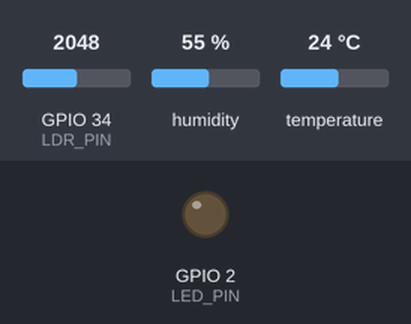
A sketch run on a simulated ESP32. Shown: output pins drawn as LEDs (lit = HIGH). The test bench sets the inputs (shaded band); at power-on: GPIO 34 (LDR_PIN) = 2048, humidity 55 %, temperature 24 °C (analog values on the 0–4095 scale). WiFi joins after 1.5 s; servers stay silent unless stated; the local clock reads 2024-03-15 10:24:30 at power-on unless the sketch sets it; no MQTT or app messages arrive unless stated; what the sketch prints to the serial monitor is not drawn.

Above: at 2.9 s.
3.0 s: GPIO 34 (LDR_PIN) set to 446
10.5 s: GPIO 34 (LDR_PIN) set to 389
Timing chart, 0 to 22.6 s (numbered marks = the images above; inputs shaded):
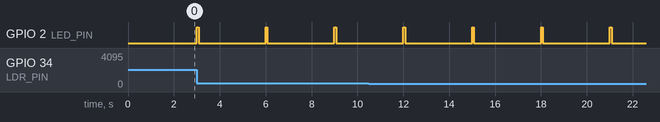

The sketch:

esp32_sensor.ino
```cpp
/*
 * ============================================================================
 *  BÀI THỰC HÀNH SỐ 2 - IoT và Ứng dụng (INT14149)
 *  Firmware: ESP32 đọc cảm biến DHT22 + LDR và publish MQTT
 *  Author:  AnhAnh
 *  Date:    2026-10-11
 *
 *  Chức năng:
 *   - Kết nối WiFi
 *   - Đọc DHT22 (nhiệt độ, độ ẩm) và LDR (ánh sáng, ADC)
 *   - Publish JSON lên MQTT broker theo topic: iot/<device_id>/telemetry
 *   - LWT (Last Will & Testament) để báo trạng thái offline
 *   - Tự reconnect WiFi/MQTT khi mất kết nối
 *   - QoS 1 để đảm bảo at-least-once delivery
 *
 *  Thư viện cần cài qua Arduino Library Manager:
 *   - PubSubClient (Nick O'Leary)
 *   - DHT sensor library (Adafruit)
 *   - Adafruit Unified Sensor
 *   - ArduinoJson (Benoit Blanchon) - v6.x
 * ============================================================================
 */

#include <WiFi.h>
#include <PubSubClient.h>
#include <DHT.h>
#include <ArduinoJson.h>
#include <time.h>

// ============================= CẤU HÌNH ====================================
// WiFi
const char* WIFI_SSID     = "YOUR_WIFI_SSID";
const char* WIFI_PASSWORD = "YOUR_WIFI_PASSWORD";

// MQTT Broker (đổi thành IP máy chạy Mosquitto)
const char* MQTT_HOST     = "192.168.1.100";
const uint16_t MQTT_PORT  = 1883;
const char* MQTT_USER     = "";          // để trống nếu broker không yêu cầu auth
const char* MQTT_PASSWORD = "";

// Device identity
const char* DEVICE_ID     = "esp32-01";
const char* LOCATION      = "lab-ptit";

// Topics
String TELEMETRY_TOPIC;    // iot/<device_id>/telemetry
String STATUS_TOPIC;       // iot/<device_id>/status
String CONFIG_TOPIC;       // iot/<device_id>/config (subscribe)

// NTP (lấy thời gian thực để gắn timestamp ISO-8601)
const char* NTP_SERVER    = "pool.ntp.org";
const long  GMT_OFFSET_SEC = 7 * 3600;   // GMT+7 Việt Nam
const int   DST_OFFSET_SEC = 0;

// Chu kỳ sampling (ms)
uint32_t PUBLISH_INTERVAL_MS = 3000;

// Chân cảm biến
#define DHT_PIN   4
#define DHT_TYPE  DHT22
#define LDR_PIN   34   // ADC1_CH6
#define LED_PIN   2    // LED on-board, báo trạng thái

// ============================= GLOBAL =====================================
WiFiClient   wifiClient;
PubSubClient mqtt(wifiClient);
DHT dht(DHT_PIN, DHT_TYPE);

uint32_t lastPublish = 0;
uint32_t messageSeq  = 0;

// ============================= HÀM TRỢ GIÚP ===============================
String isoTimestamp() {
  struct tm timeinfo;
  if (!getLocalTime(&timeinfo)) {
    return String("1970-01-01T00:00:00Z");
  }
  char buf[32];
  strftime(buf, sizeof(buf), "%Y-%m-%dT%H:%M:%S+07:00", &timeinfo);
  return String(buf);
}

void connectWiFi() {
  Serial.printf("[WiFi] Kết nối tới %s", WIFI_SSID);
  WiFi.mode(WIFI_STA);
  WiFi.begin(WIFI_SSID, WIFI_PASSWORD);
  uint32_t t0 = millis();
  while (WiFi.status() != WL_CONNECTED && millis() - t0 < 20000) {
    delay(500);
    Serial.print(".");
  }
  if (WiFi.status() == WL_CONNECTED) {
    Serial.printf("\n[WiFi] OK, IP=%s, RSSI=%d dBm\n",
                  WiFi.localIP().toString().c_str(), WiFi.RSSI());
  } else {
    Serial.println("\n[WiFi] FAILED, sẽ thử lại sau");
  }
}

void mqttCallback(char* topic, byte* payload, unsigned int length) {
  // Nhận lệnh cấu hình từ server (ví dụ: đổi chu kỳ publish)
  StaticJsonDocument<128> doc;
  DeserializationError err = deserializeJson(doc, payload, length);
  if (err) {
    Serial.printf("[MQTT] JSON parse error: %s\n", err.c_str());
    return;
  }
  if (doc.containsKey("interval_ms")) {
    uint32_t v = doc["interval_ms"].as<uint32_t>();
    if (v >= 500 && v <= 60000) {
      PUBLISH_INTERVAL_MS = v;
      Serial.printf("[MQTT] Cập nhật PUBLISH_INTERVAL_MS = %u\n", v);
    }
  }
}

void connectMQTT() {
  mqtt.setServer(MQTT_HOST, MQTT_PORT);
  mqtt.setCallback(mqttCallback);
  mqtt.setBufferSize(512);
  mqtt.setKeepAlive(30);

  while (!mqtt.connected()) {
    Serial.printf("[MQTT] Kết nối broker %s:%u ... ", MQTT_HOST, MQTT_PORT);
    String clientId = String(DEVICE_ID) + "-" + String((uint32_t)ESP.getEfuseMac(), HEX);

    // LWT: nếu mất kết nối bất ngờ, broker tự publish "offline"
    bool ok = mqtt.connect(
      clientId.c_str(),
      (strlen(MQTT_USER) ? MQTT_USER : nullptr),
      (strlen(MQTT_PASSWORD) ? MQTT_PASSWORD : nullptr),
      STATUS_TOPIC.c_str(), 1, true, "{\"status\":\"offline\"}"
    );

    if (ok) {
      Serial.println("OK");
      // Báo online (retained) để dashboard biết thiết bị đang hoạt động
      mqtt.publish(STATUS_TOPIC.c_str(), "{\"status\":\"online\"}", true);
      mqtt.subscribe(CONFIG_TOPIC.c_str(), 1);
      Serial.printf("[MQTT] Subscribed: %s\n", CONFIG_TOPIC.c_str());
    } else {
      Serial.printf("FAIL rc=%d, thử lại sau 3s\n", mqtt.state());
      delay(3000);
    }
  }
}

// Đọc LDR và quy đổi sang lux xấp xỉ (chỉ có tính minh họa)
float readLightLux() {
  const int N = 10;
  uint32_t sum = 0;
  for (int i = 0; i < N; i++) {
    sum += analogRead(LDR_PIN);
    delay(2);
  }
  float adc = sum / (float)N;             // 0..4095
  // Mapping tuyến tính đơn giản: ADC 0 -> tối (0 lux), 4095 -> rất sáng (1000 lux)
  float lux = (adc / 4095.0f) * 1000.0f;
  return lux;
}

bool publishTelemetry() {
  float t = dht.readTemperature();
  float h = dht.readHumidity();
  float lux = readLightLux();

  // Validate: DHT22 fail -> NaN
  bool tOk = !isnan(t) && t > -40 && t < 85;
  bool hOk = !isnan(h) && h >= 0 && h <= 100;

  StaticJsonDocument<384> doc;
  doc["device_id"]  = DEVICE_ID;
  doc["location"]   = LOCATION;
  doc["timestamp"]  = isoTimestamp();
  doc["seq"]        = ++messageSeq;
  doc["uptime_s"]   = millis() / 1000;
  doc["rssi"]       = WiFi.RSSI();

  JsonObject data = doc.createNestedObject("data");
  if (tOk)  data["temperature"] = round(t * 100) / 100.0;
  else      data["temperature"] = nullptr;
  if (hOk)  data["humidity"]    = round(h * 100) / 100.0;
  else      data["humidity"]    = nullptr;
  data["light"] = round(lux * 10) / 10.0;

  doc["unit_temperature"] = "C";
  doc["unit_humidity"]    = "%";
  doc["unit_light"]       = "lux";

  char buf[384];
  size_t n = serializeJson(doc, buf, sizeof(buf));
  bool ok = mqtt.publish(TELEMETRY_TOPIC.c_str(), (const uint8_t*)buf, n, false);

  Serial.printf("[PUB %s] seq=%u t=%.2f h=%.2f lux=%.1f -> %s\n",
                ok ? "OK" : "FAIL", messageSeq, t, h, lux, buf);
  return ok;
}

// ============================= SETUP / LOOP ===============================
void setup() {
  Serial.begin(115200);
  delay(200);
  pinMode(LED_PIN, OUTPUT);
  dht.begin();
  analogReadResolution(12);

  TELEMETRY_TOPIC = String("iot/") + DEVICE_ID + "/telemetry";
  STATUS_TOPIC    = String("iot/") + DEVICE_ID + "/status";
  CONFIG_TOPIC    = String("iot/") + DEVICE_ID + "/config";

  connectWiFi();
  configTime(GMT_OFFSET_SEC, DST_OFFSET_SEC, NTP_SERVER);
  connectMQTT();
}

void loop() {
  if (WiFi.status() != WL_CONNECTED) {
    digitalWrite(LED_PIN, LOW);
    connectWiFi();
  }
  if (!mqtt.connected()) {
    connectMQTT();
  }
  mqtt.loop();

  if (millis() - lastPublish >= PUBLISH_INTERVAL_MS) {
    lastPublish = millis();
    digitalWrite(LED_PIN, HIGH);
    publishTelemetry();
    delay(30);
    digitalWrite(LED_PIN, LOW);
  }
}
```

Measured:
- by itself, GPIO 2 (LED_PIN): alternates HIGH for 0.08 s and LOW for 2.9 s
